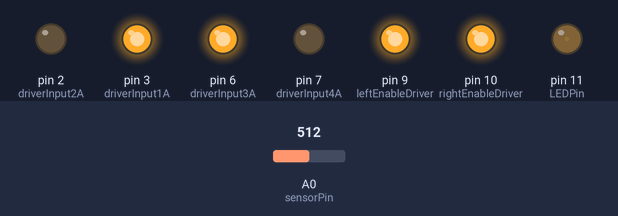
Recording of a sketch running on a simulated Arduino Uno, built with avr-gcc and run on an emulated ATmega328P. Parts: output pins drawn as LEDs (lit = HIGH). Inputs (shaded band) come from the test bench; at power-on: A0 (sensorPin) = 512. What the sketch prints to the serial monitor is not drawn.

Above: at 1.9 s.
2.0 s: A0 (sensorPin) set to 534
At 2.5 s:
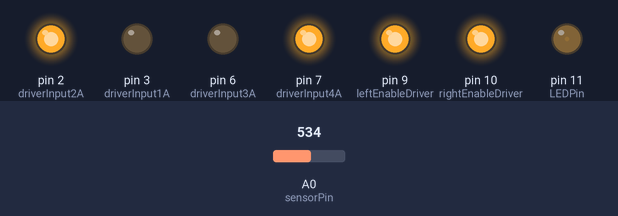
At 3.1 s:
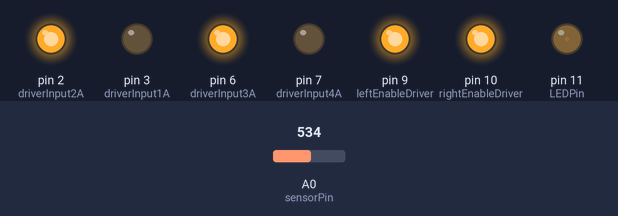
4.7 s: A0 (sensorPin) set to 1010
Timing chart, 0 to 7.7 s (numbered marks = the images above; inputs shaded):
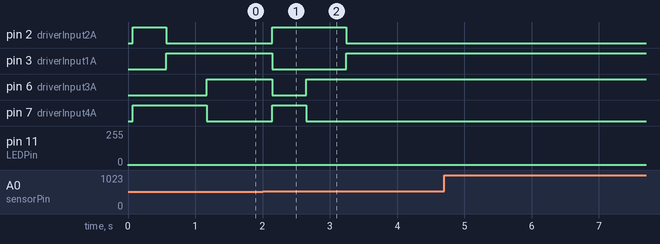

The sketch:

SensorBotMark3photoresistor2.ino
```cpp
//L293 information sheet
//http://www.ti.com/lit/ds/symlink/l293d.pdf

//This project uses Arduino UNO and the L293DNE IC to run two
//motors independently forward and backward, and with speed
//adjustable with pulse-width modulation (PWM).

/*
 * This is the infrared robot
 *
 *
 *
 *
 */

const int sensorPin = A0; // this pin will be used accross bot varieties, can be used for analog or digital input
                          // in this robot it gets the digital infrared signal
int sensorValue = 0; // storage for a value for whatever sensor <-- edit this description.
int sensorLowThreshold = 1;
int sensorHighThreshold = 1000;
const int dialPin = A1; // we are adding a potentiometer to adjust settings on the fly
const int LEDPin = 11; //identify an output LED to show the threshold of the dial
int dialValue = 0;  // variable to store the setting on the potentiometer

unsigned long currenttime = millis(); // time since the last "bump"
unsigned long basetime = millis();  // the time since the second to last bump //

// Hook up the Arduino to the L293 IC, and define constants:
//
// side L (going from top left to bottom left on IC)
  const int leftEnableDriver = 9; // pin 1 on IC, enableDriver12EN, on a PWM-capable arduino pin
  const int driverInput1A = 3;  // pin 2 on IC
  // pin 3 on IC = driverOutput1Y , goes to L motor
  // pin 4 on IC = ground
  // pin 5 on IC = ground
  // pin 6 on IC = driverOutput2Y, goes to L motor
  const int driverInput2A = 2;  // pin 7 on IC
  // pin 8 on IC  is positive power source for the motors

//side R (going from bottom right to top right on IC, as is the convention)
  const int rightEnableDriver = 10;  //pin 9 on IC, enableDriver34EN, on a PWM-capable arduino pin
  const int driverInput3A = 6; // pin 10 on IC
  // pin 11 on IC = driverOutput3Y, goes to R motor
  // pin 12 on IC = ground
  // pin 13 on IC = ground
  // pin 14 on IC = driverOutput4Y, goes to R motor
  const int driverInput4A = 7; // pin 15 on IC
  // pin 16 on IC powers the IC, needs 5V

void setup() {

  pinMode(sensorPin, INPUT);  // unsure if we need to explicitly say this

  Serial.begin(9600);
  pinMode(leftEnableDriver, OUTPUT);
  pinMode(rightEnableDriver, OUTPUT);
  pinMode(driverInput1A, OUTPUT);
  pinMode(driverInput2A, OUTPUT);
  pinMode(driverInput3A, OUTPUT);
  pinMode(driverInput4A, OUTPUT);

  //set the wheels to spinning
  digitalWrite(leftEnableDriver, HIGH);
  digitalWrite(rightEnableDriver, HIGH);

  pinMode(LEDPin, OUTPUT);
}

void loop() {
  dialValue = 10;
  Serial.print("dial Value: ");
  Serial.println(dialValue);
  analogWrite(LEDPin, dialValue/4);
  int oldSensorValue = sensorValue;
  sensorValue = analogRead(sensorPin);
  int sensorDifference = sensorValue - oldSensorValue;

  if ( (sensorValue < sensorLowThreshold) || (sensorValue > sensorHighThreshold) ) {
    Serial.println("Out of light range.");
    Serial.print("Light Value: ");
    Serial.println(sensorValue);
    Serial.print("Sensor Difference: ");
    Serial.println(sensorDifference);
  }
  else   {
    if ( sensorDifference > dialValue ) {
      Serial.println("I notice I am nearing a wall");
      currenttime = millis(); //we just bumped so set the current bump time to now
      if ( (currenttime -  basetime) > 2000) { //if this is first bump within 2 sec, back up a little and turn left
        Serial.println("First bump, back up and turn left");
        Serial.print("Current time: ");
        Serial.println(currenttime);
        Serial.print("Base time: ");
        Serial.println(basetime);
        basetime = millis(); //setting the time to compare for next time
        goBackward();
        delay(500);
        goLeft();
        delay(500);
      }
      else { //if subsequent bump back up a little and turn right and repeat
        Serial.println("Subsequent bump, back up and turn right");
        Serial.print("Current time: ");
        Serial.println(currenttime);
        Serial.print("Base time: ");
        Serial.println(basetime);
        basetime = millis(); //setting the time to compare for next time
        goBackward();
        delay(500);
        goRight();
        delay(500);
      }
    }
    else {
      Serial.println("Way is clear, go forward");
      goForward();
    }
  Serial.println(" ");
  delay(100);
  }
}

void goForward(){
  Serial.print("Going Forward");
  //make both sides of wheels go forward
  digitalWrite(driverInput1A, HIGH);
  digitalWrite(driverInput2A, LOW);
  digitalWrite(driverInput3A, HIGH);
  digitalWrite(driverInput4A, LOW);

}

void goBackward(){
  Serial.print("Going Backward ");
  //make both sides of wheels go backward
  digitalWrite(driverInput1A, LOW);
  digitalWrite(driverInput2A, HIGH);
  digitalWrite(driverInput3A, LOW);
  digitalWrite(driverInput4A, HIGH);

}

void goRight(){
  Serial.print("Going Right ");
  //make left side go forward
  digitalWrite(driverInput1A, HIGH);
  digitalWrite(driverInput2A, LOW);
  //make right side go forward
  digitalWrite(driverInput3A, LOW);
  digitalWrite(driverInput4A, HIGH);
}

void goLeft(){
    Serial.print("Going Left ");
  //make left side go backward
  digitalWrite(driverInput1A, LOW);
  digitalWrite(driverInput2A, HIGH);
  //make right side go forward
  digitalWrite(driverInput3A, HIGH);
  digitalWrite(driverInput4A, LOW);
}
```

Measured:
- the behaviour switches between 522 and 523 on A0 (sensorPin) (found by bisection; images 0 and 1)
- after the input at 2.0 s, pin 2 (driverInput2A): LOW → HIGH after 0.15 s, → LOW 1.1 s later; pin 3 (driverInput1A): HIGH → LOW after 0.15 s, → HIGH 1.1 s later; pin 6 (driverInput3A): HIGH → LOW after 0.15 s, → HIGH 0.50 s later; pin 7 (driverInput4A): LOW → HIGH after 0.15 s, → LOW 0.50 s later
- after the input at 4.7 s, every drawn part: stays the same
